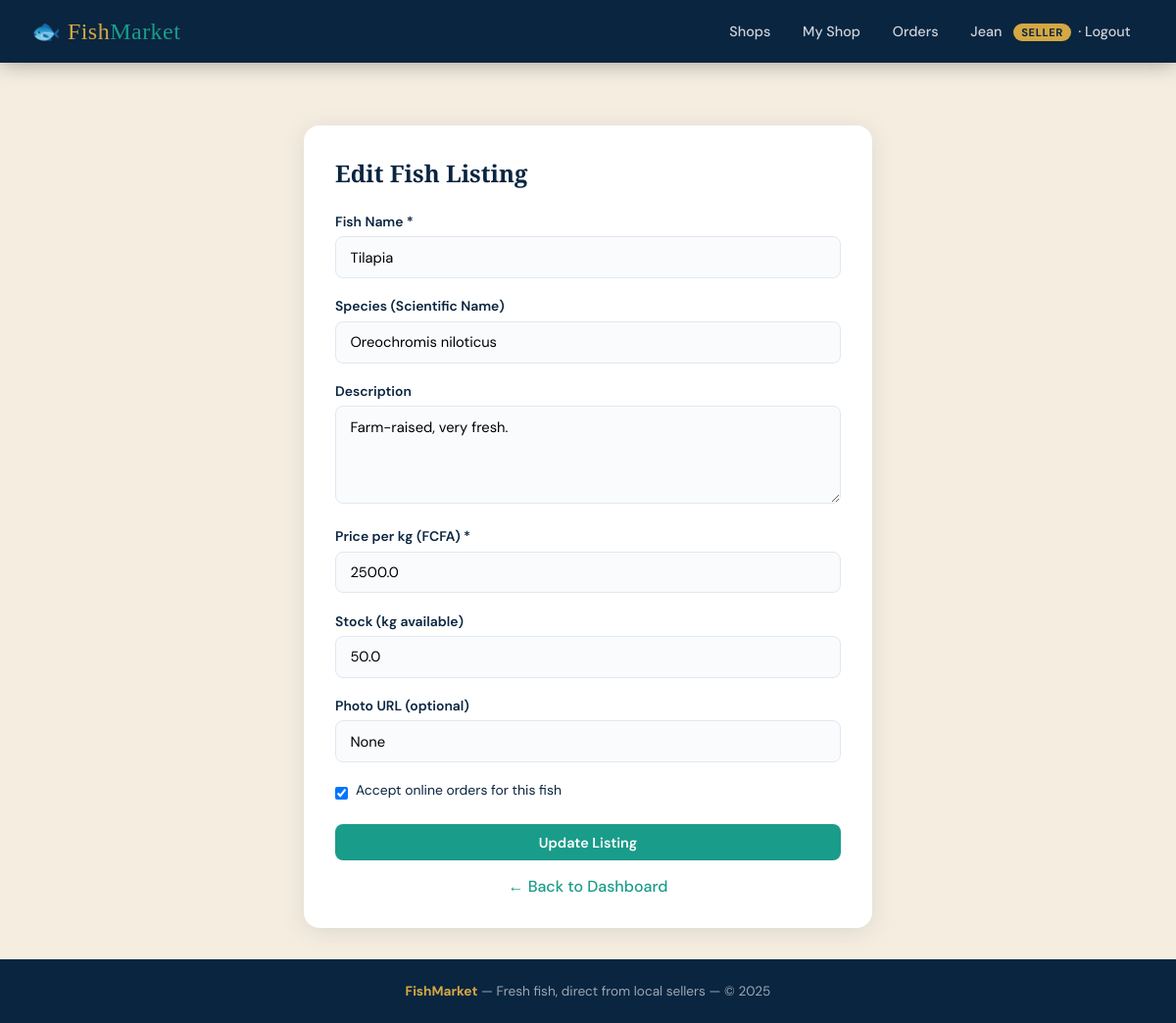
Page /seller/fish/1/edit (signed in) on the committed database.
### app.py (models this page shows, shortened)
class User(db.Model):
    __tablename__ = "users"
    id           = db.Column(db.Integer, primary_key=True)
    email        = db.Column(db.String(120), unique=True, nullable=False)
    password_hash= db.Column(db.String(256), nullable=False)
    role         = db.Column(db.String(20), nullable=False, default="customer")  # admin / seller / customer
    full_name    = db.Column(db.String(120), nullable=False)
    phone        = db.Column(db.String(30))           # PII – admin-only
    address      = db.Column(db.String(255))          # PII – admin-only
    created_at   = db.Column(db.DateTime, default=datetime.utcnow)
    is_active    = db.Column(db.Boolean, default=True)
    shop   = db.relationship("Shop",  back_populates="seller", uselist=False)
    orders = db.relationship("Order", back_populates="customer")

class Fish(db.Model):
    __tablename__ = "fishes"
    id           = db.Column(db.Integer, primary_key=True)
    shop_id      = db.Column(db.Integer, db.ForeignKey("shops.id"), nullable=False)
    name         = db.Column(db.String(120), nullable=False)
    species      = db.Column(db.String(120))
    description  = db.Column(db.Text)
    price_per_kg = db.Column(db.Float, nullable=False)
    stock_kg     = db.Column(db.Float, default=0.0)     # 0 = out of stock
    is_orderable = db.Column(db.Boolean, default=True)  # seller decides if ordering is open
    image_url    = db.Column(db.String(255))
    created_at   = db.Column(db.DateTime, default=datetime.utcnow)
    shop        = db.relationship("Shop",      back_populates="fishes")
    order_items = db.relationship("OrderItem", back_populates="fish")

### app.py (the view, shortened to what this page needs)
@app.route("/seller/fish/<int:fish_id>/edit", methods=["GET", "POST"])
@role_required("seller")
def seller_edit_fish(fish_id):
    user = current_user()
    fish = Fish.query.get_or_404(fish_id)
    if fish.shop.seller_id != user.id:
        abort(403)
    return render_template("seller/fish_form.html", user=user, fish=fish)

### app.py (called while the page is built)
def role_required(*roles):
    def decorator(f):
        @wraps(f)
        def wrapper(*args, **kwargs):
            if "user_id" not in session:
                flash("Please log in.", "warning")
                return redirect(url_for("login"))
            user = db.session.get(User, session["user_id"])
            if not user or user.role not in roles:
                abort(403)
            return f(*args, **kwargs)
        return wrapper
    return decorator

def current_user():
    if "user_id" in session:
        return db.session.get(User, session["user_id"])
    return None

### templates/seller/fish_form.html (shortened to what this page needs)
{% extends "base.html" %}
{% block content %}
<div class="form-box" style="max-width:580px;margin-top:2rem;">
  <h2 style="font-family:'Playfair Display',serif;margin-bottom:1.5rem;color:var(--ocean);">
    {% if fish %}Edit Fish Listing{% else %}Add New Fish{% endif %}
  </h2>
  <form method="POST">
    <div class="form-group">
      <label>Fish Name *</label>
      <input type="text" name="name" required value="{{ fish.name if fish else '' }}" placeholder="e.g. Tilapia, Capitaine">
    </div>
    <div class="form-group">
      <label>Species (Scientific Name)</label>
      <input type="text" name="species" value="{{ fish.species if fish else '' }}" placeholder="e.g. Oreochromis niloticus">
    </div>
    <div class="form-group">
      <label>Description</label>
      <textarea name="description" placeholder="Freshness, catch method, preparation tips…">{{ fish.description if fish else '' }}</textarea>
    </div>
    <div class="form-group">
      <label>Price per kg (FCFA) *</label>
      <input type="number" name="price_per_kg" required min="0" step="50"
             value="{{ fish.price_per_kg if fish else '' }}" placeholder="e.g. 2500">
    </div>
    <div class="form-group">
      <label>Stock (kg available)</label>
      <input type="number" name="stock_kg" min="0" step="0.5"
             value="{{ fish.stock_kg if fish else '0' }}" placeholder="e.g. 50">
    </div>
    <div class="form-group">
      <label>Photo URL (optional)</label>
      <input type="url" name="image_url" value="{{ fish.image_url if fish else '' }}" placeholder="https://…">
    </div>
    <div class="form-group form-check">
      <input type="checkbox" name="is_orderable" id="is_orderable"
             {% if (fish and fish.is_orderable) or not fish %}checked{% endif %}>
      <label for="is_orderable" style="font-weight:400;cursor:pointer;">Accept online orders for this fish</label>
    </div>
    <button type="submit" class="btn btn-primary" style="width:100%;">
      {% if fish %}Update Listing{% else %}Add Listing{% endif %}
    </button>
  </form>
  <div class="mt-2 text-center">
    <a href="{{ url_for('seller_dashboard') }}" class="link">← Back to Dashboard</a>
  </div>
</div>
{% endblock %}

### templates/base.html (shortened to what this page needs)
<!DOCTYPE html>
<html lang="en">
<head>
</head>
<body>
<nav>
  <div class="nav-inner">
    <a href="{{ url_for('index') }}" class="nav-brand">🐟 Fish<span>Market</span></a>
    <div class="nav-links">
      <a href="{{ url_for('shops') }}">Shops</a>
      {% if user %}
        {% if user.role == 'admin' %}
          <a href="{{ url_for('admin_dashboard') }}">Admin Panel</a>
        {% elif user.role == 'seller' %}
          <a href="{{ url_for('seller_dashboard') }}">My Shop</a>
          <a href="{{ url_for('seller_orders') }}">Orders</a>
        {% else %}
          <a href="{{ url_for('my_orders') }}">My Orders</a>
        {% endif %}
        <a href="{{ url_for('logout') }}">
          {{ user.full_name.split()[0] }}
          <span class="nav-role">{{ user.role }}</span>
          &nbsp;·&nbsp;Logout
        </a>
      {% else %}
        <a href="{{ url_for('login') }}">Login</a>
        <a href="{{ url_for('register') }}" class="btn-nav">Register</a>
      {% endif %}
    </div>
  </div>
</nav>
<main>{% block content %}{% endblock %}</main>
<footer>
  <strong>FishMarket</strong> &mdash; Fresh fish, direct from local sellers &mdash; &copy; {{ 2025 }}
</footer>
</body>
</html>

### templates/base.html (style rules this page uses)
:root { --ocean: #0a2540; --tide: #0e4d6e; --seafoam: #1a9c8a; --coral: #e8533e; --sand: #f5ede0; --gold: #d4a843; --white: #ffffff; --text: #1a1a2e; --muted: #6c7a8d; --card-bg: #ffffff; --border: #e2e8f0; --success: #2d7d46; --danger: #c0392b; --warning: #d4a017; --info: #1565a0; }
*, *::before, *::after { box-sizing: border-box; margin: 0; padding: 0; }
html { scroll-behavior: smooth; }
body { font-family: 'DM Sans', sans-serif; background: var(--sand); color: var(--text); min-height: 100vh; display: flex; flex-direction: column; }
nav { background: var(--ocean); padding: 0 2rem; position: sticky; top: 0; z-index: 100; box-shadow: 0 2px 20px rgba(0,0,0,0.3); }
.nav-inner { max-width: 1200px; margin: 0 auto; display: flex; align-items: center; justify-content: space-between; height: 64px; }
.nav-brand { font-family: 'Playfair Display', serif; font-size: 1.5rem; color: var(--gold); text-decoration: none; letter-spacing: 0.02em; }
.nav-brand span { color: var(--seafoam); }
.nav-links { display: flex; align-items: center; gap: 0.25rem; }
.nav-links a { color: rgba(255,255,255,0.8); text-decoration: none; padding: 0.5rem 0.9rem; border-radius: 6px; font-size: 0.9rem; font-weight: 500; transition: all 0.2s; }
.nav-role { font-size: 0.7rem; background: var(--gold); color: var(--ocean); padding: 2px 8px; border-radius: 10px; font-weight: 700; text-transform: uppercase; letter-spacing: 0.05em; margin-left: 0.5rem; vertical-align: middle; }
main { flex: 1; max-width: 1200px; margin: 0 auto; padding: 2rem; width: 100%; }
.btn { display: inline-block; padding: 0.6rem 1.4rem; border-radius: 8px; font-weight: 600; font-size: 0.9rem; cursor: pointer; border: none; text-decoration: none; transition: all 0.2s; text-align: center; font-family: 'DM Sans', sans-serif; }
.btn-primary { background: var(--seafoam); color: #fff; }
.form-group { margin-bottom: 1.2rem; }
label { display: block; font-weight: 600; font-size: 0.87rem; margin-bottom: 0.4rem; color: var(--ocean); }
input[type=text], input[type=email], input[type=password], input[type=number], input[type=url], textarea, select { width: 100%; padding: 0.65rem 0.9rem; border: 1.5px solid var(--border); border-radius: 8px; font-family: 'DM Sans', sans-serif; font-size: 0.92rem; transition: border-color 0.2s; background: #fafbfc; }
textarea { min-height: 100px; resize: vertical; }
.form-check { display: flex; align-items: center; gap: 0.5rem; }
.form-check input { width: auto; }
footer { background: var(--ocean); color: rgba(255,255,255,0.6); text-align: center; padding: 1.5rem; font-size: 0.85rem; margin-top: auto; }
footer strong { color: var(--gold); }
.text-center { text-align: center; }
.mt-2 { margin-top: 1rem; }
.form-box { background: white; border-radius: 16px; padding: 2rem; box-shadow: 0 4px 24px rgba(10,37,64,0.1); max-width: 520px; margin: 0 auto; }
a.link { color: var(--seafoam); text-decoration: none; font-weight: 500; }

### rows in the picture
User: full_name "Jean", role "SELLER"
Fish: name "Tilapia", species "Oreochromis niloticus", description "Farm-raised, very fresh.", price_per_kg "2500.0", stock_kg "50.0", image_url "None", is_orderable "☑"

### other values in the picture
{{ 2025 }} "2025"
